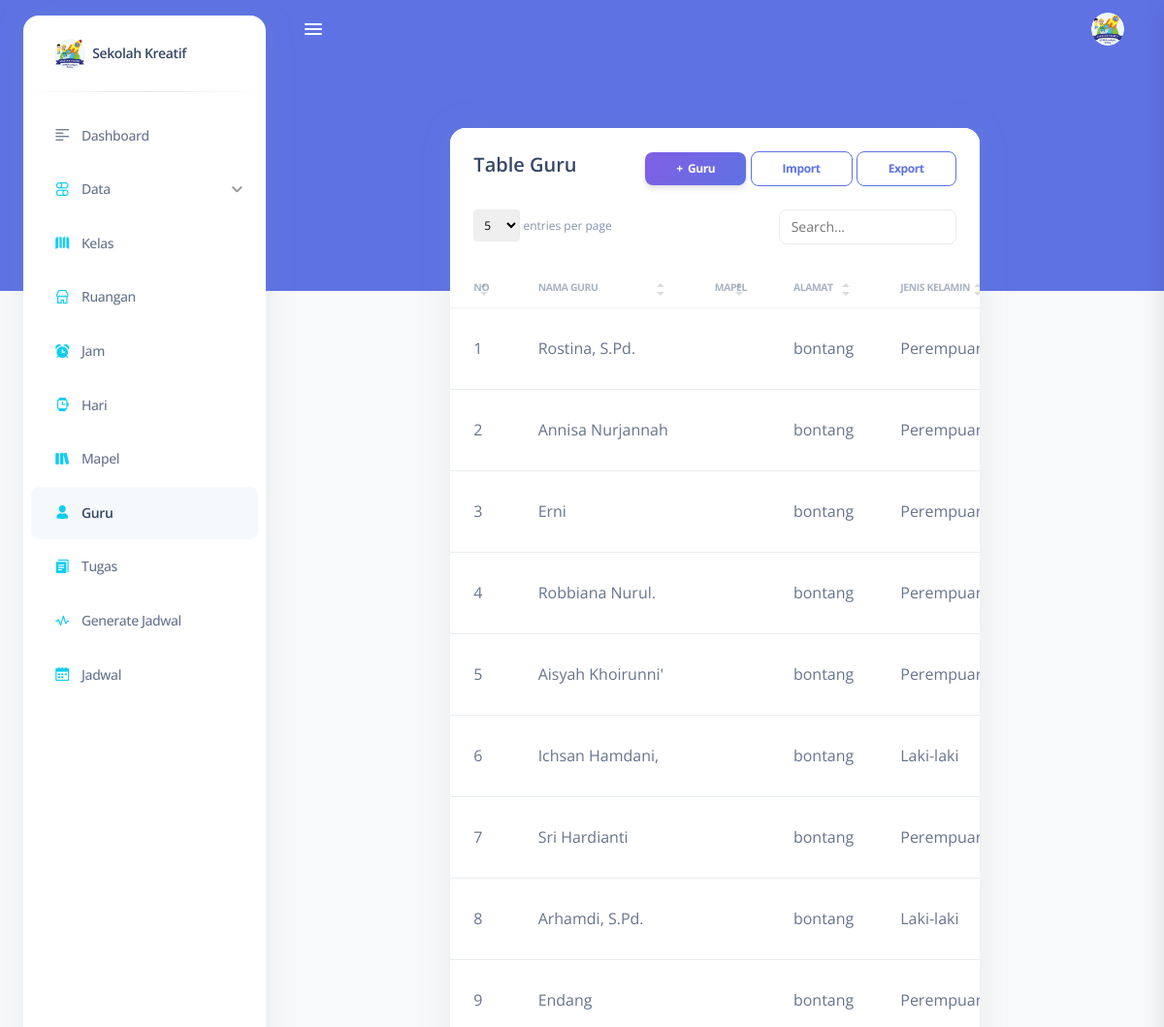
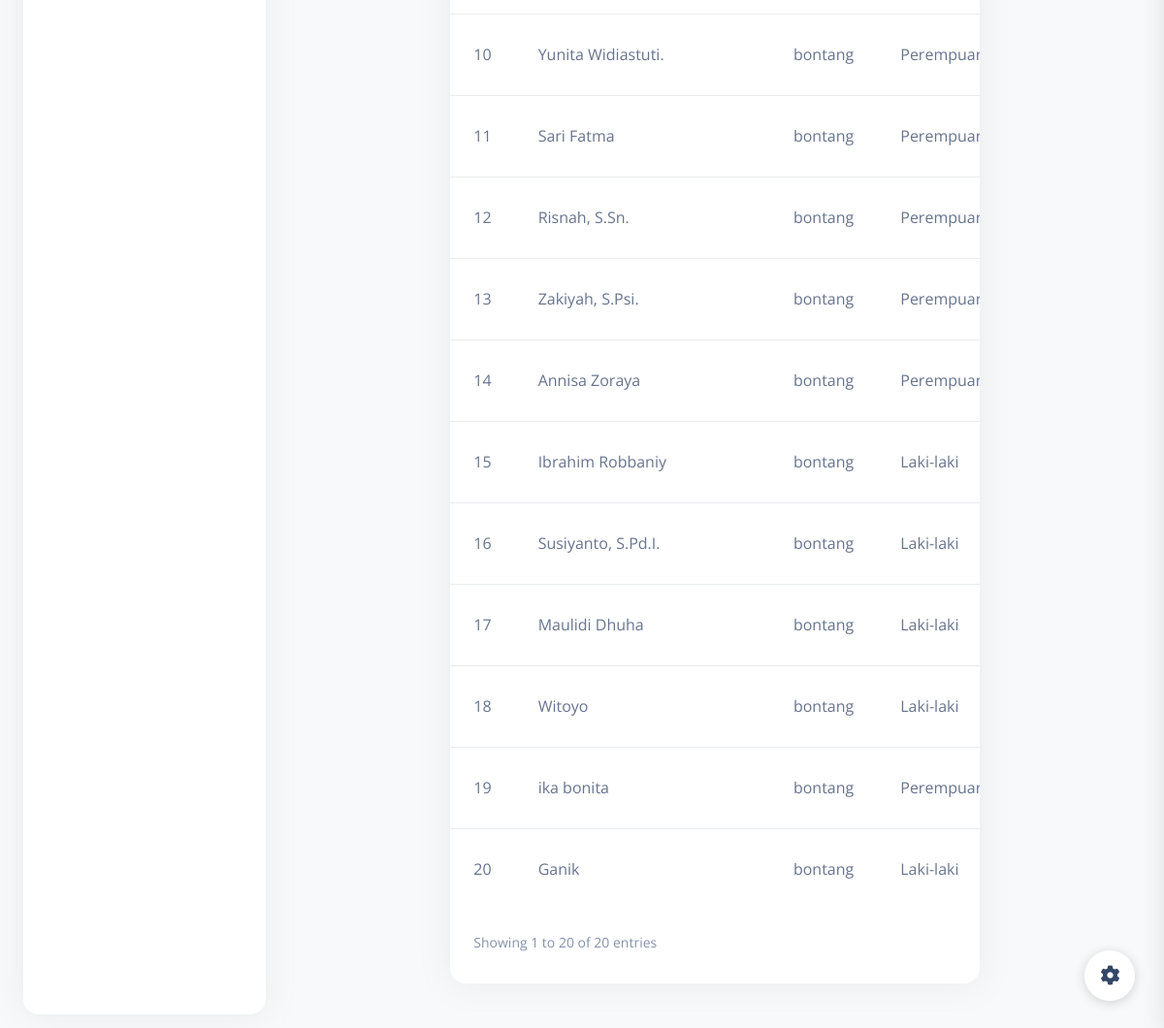
The app's page /guru/ (signed in) with its own data (2 pictures, top to bottom).
### core/models.py (models this page shows, shortened)
class Guru(models.Model):
    nama = models.CharField(max_length=30)
    alamat = models.CharField(max_length=200)
    jenis_kelamin = models.CharField(max_length=1, choices=JENIS_KELAMIN)
    status = models.IntegerField(choices=STATUS_PEGAWAI, default=1)

### core/jadwalviews.py (the view)
# urls.py: path('guru/', jadwalviews.form_Guru, name='guru'),
@login_required(login_url='login')
def form_Guru(request):
    context = {'guru_form': Guru.objects.all()}
    return render(request, 'penjadwalan/guru/guru_form.html', context)

### core/templatetags/auth_extras.py (called while the page is built)
@register.filter(name='has_group')
def has_group(user, group_name):
    try:
        group = Group.objects.get(name=group_name)
    except Group.DoesNotExist:
        return False
    return True if group in user.groups.all() else False

### templates/penjadwalan/guru/guru_form.html (shortened to what this page needs)
{% extends 'base.html' %}
{% load crispy_forms_tags %}
{% load static %}
{% block content  %}
      <main class="main-content position-relative border-radius-lg ">
      <div class="container-fluid py-4">
        <div class="row justify-content-center mt-4">
          <div class="col-8">
            <div class="card">
             <div class="card-header pb-0">
                       <div class="d-lg-flex">
                         <div>
                           <h5 class="mb-0">Table Guru</h5>
                         </div>
                         <div class="ms-auto my-auto mt-lg-0 mt-4">
                           <div class="ms-auto my-auto">
                              <a href="{% url 'create_guru' %}" class="btn bg-gradient-primary btn-sm mb-0">+&nbsp; Guru</a>
                              <a href="{% url 'importguru' %}" class="btn btn-outline-primary btn-sm mb-0" target="_blank">
                                Import</a>
                              <a href="" class="btn btn-outline-primary btn-sm mb-0" target="_blank"> Export</a>
                           </div>
                         </div>
                       </div>
                     </div>
              <div class="table-responsive">
                <table class="table table-flush "  id="datatable-search">
                  <thead class="thead-light">
                    <tr>
                      <th>No</th>
                      <th>Nama Guru</th>
                      <th>Mapel</th>
                      <th>Alamat</th>
                      <th>Jenis Kelamin</th>
                    </tr>
                  </thead>
                  <tbody>
                    {% for gr in guru_form %}
                    <tr>
                      <td>{{gr.id}}</td>
                    <td>{{gr.nama}}</td>
                    <td>{{gr.mapel}}</td>
                    <td>{{gr.alamat}}</td>
                    <td>
                      {% if gr.jenis_kelamin == 'P' %}
                      Perempuan
                      {% else %}
                      Laki-laki
                      {% endif %}
                    </td>
                    </tr>
                    {% endfor%}
                  </tbody>
                </table>
              </div>
            </div>
          </div>
</main>
{% endblock content  %}

### records on screen
Guru: id "1", nama "Rostina, S.Pd.", alamat "bontang", jenis_kelamin "Perempuan"
Guru: id "2", nama "Annisa Nurjannah", alamat "bontang", jenis_kelamin "Perempuan"
Guru: id "3", nama "Erni", alamat "bontang", jenis_kelamin "Perempuan"
Guru: id "4", nama "Robbiana Nurul.", alamat "bontang", jenis_kelamin "Perempuan"
Guru: id "5", nama "Aisyah Khoirunni'", alamat "bontang", jenis_kelamin "Perempuan"
Guru: id "6", nama "Ichsan Hamdani,", alamat "bontang", jenis_kelamin "Laki-laki"
Guru: id "7", nama "Sri Hardianti", alamat "bontang", jenis_kelamin "Perempuan"
Guru: id "8", nama "Arhamdi, S.Pd.", alamat "bontang", jenis_kelamin "Laki-laki"
Guru: id "9", nama "Endang", alamat "bontang", jenis_kelamin "Perempuan"
Guru: id "10", nama "Yunita Widiastuti.", alamat "bontang", jenis_kelamin "Perempuan"
Guru: id "11", nama "Sari Fatma", alamat "bontang", jenis_kelamin "Perempuan"
Guru: id "12", nama "Risnah, S.Sn.", alamat "bontang", jenis_kelamin "Perempuan"
Guru: id "13", nama "Zakiyah, S.Psi.", alamat "bontang", jenis_kelamin "Perempuan"
Guru: id "14", nama "Annisa Zoraya", alamat "bontang", jenis_kelamin "Perempuan"
Guru: id "15", nama "Ibrahim Robbaniy", alamat "bontang", jenis_kelamin "Laki-laki"
Guru: id "16", nama "Susiyanto, S.Pd.I.", alamat "bontang", jenis_kelamin "Laki-laki"
Guru: id "17", nama "Maulidi Dhuha", alamat "bontang", jenis_kelamin "Laki-laki"
Guru: id "18", nama "Witoyo", alamat "bontang", jenis_kelamin "Laki-laki"
Guru: id "19", nama "ika bonita", alamat "bontang", jenis_kelamin "Perempuan"
Guru: id "20", nama "Ganik", alamat "bontang", jenis_kelamin "Laki-laki"
